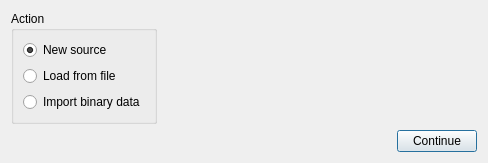
<?xml version="1.0" encoding="UTF-8"?>
<ui version="4.0">
 <class>SourceSelectDialog</class>
 <widget class="QDialog" name="SourceSelectDialog">
  <property name="geometry">
   <rect>
    <x>0</x>
    <y>0</y>
    <width>488</width>
    <height>157</height>
   </rect>
  </property>
  <property name="windowTitle">
   <string>Select source</string>
  </property>
  <layout class="QVBoxLayout" name="verticalLayout_3">
   <item>
    <layout class="QHBoxLayout" name="horizontalLayout_3">
     <item>
      <widget class="QGroupBox" name="groupBox">
       <property name="title">
        <string>Action</string>
       </property>
       <layout class="QVBoxLayout" name="verticalLayout">
        <item>
         <widget class="QRadioButton" name="newRadio">
          <property name="text">
           <string>New source</string>
          </property>
          <property name="checked">
           <bool>true</bool>
          </property>
         </widget>
        </item>
        <item>
         <widget class="QRadioButton" name="loadRadio">
          <property name="text">
           <string>Load from file</string>
          </property>
         </widget>
        </item>
        <item>
         <widget class="QRadioButton" name="binRadio">
          <property name="text">
           <string>Import binary data</string>
          </property>
         </widget>
        </item>
        <item>
         <spacer name="verticalSpacer_2">
          <property name="orientation">
           <enum>Qt::Vertical</enum>
          </property>
          <property name="sizeHint" stdset="0">
           <size>
            <width>20</width>
            <height>40</height>
           </size>
          </property>
         </spacer>
        </item>
       </layout>
      </widget>
     </item>
     <item>
      <widget class="QStackedWidget" name="stack">
       <property name="currentIndex">
        <number>0</number>
       </property>
       <widget class="QWidget" name="page"/>
       <widget class="QWidget" name="page_2">
        <layout class="QVBoxLayout" name="verticalLayout_2">
         <item>
          <spacer name="verticalSpacer_3">
           <property name="orientation">
            <enum>Qt::Vertical</enum>
           </property>
           <property name="sizeHint" stdset="0">
            <size>
             <width>20</width>
             <height>0</height>
            </size>
           </property>
          </spacer>
         </item>
         <item>
          <layout class="QHBoxLayout" name="horizontalLayout_2">
           <item>
            <widget class="QCheckBox" name="structBox">
             <property name="enabled">
              <bool>false</bool>
             </property>
             <property name="text">
              <string>Packet structure</string>
             </property>
             <property name="checked">
              <bool>true</bool>
             </property>
            </widget>
           </item>
           <item>
            <widget class="QCheckBox" name="dataBox">
             <property name="enabled">
              <bool>true</bool>
             </property>
             <property name="text">
              <string>Data</string>
             </property>
             <property name="checked">
              <bool>true</bool>
             </property>
            </widget>
           </item>
           <item>
            <widget class="QCheckBox" name="widgetBox">
             <property name="enabled">
              <bool>true</bool>
             </property>
             <property name="text">
              <string>Widgets</string>
             </property>
             <property name="checked">
              <bool>true</bool>
             </property>
            </widget>
           </item>
          </layout>
         </item>
         <item>
          <layout class="QHBoxLayout" name="horizontalLayout" stretch="0,0">
           <item>
            <widget class="QLineEdit" name="fileEdit">
             <property name="enabled">
              <bool>true</bool>
             </property>
            </widget>
           </item>
           <item>
            <widget class="QPushButton" name="loadBrowse">
             <property name="enabled">
              <bool>true</bool>
             </property>
             <property name="text">
              <string>Browse</string>
             </property>
             <property name="autoDefault">
              <bool>false</bool>
             </property>
            </widget>
           </item>
          </layout>
         </item>
         <item>
          <spacer name="verticalSpacer">
           <property name="orientation">
            <enum>Qt::Vertical</enum>
           </property>
           <property name="sizeHint" stdset="0">
            <size>
             <width>20</width>
             <height>0</height>
            </size>
           </property>
          </spacer>
         </item>
        </layout>
       </widget>
       <widget class="QWidget" name="page_3">
        <layout class="QVBoxLayout" name="verticalLayout_4">
         <item>
          <layout class="QHBoxLayout" name="horizontalLayout_5">
           <item>
            <widget class="QLineEdit" name="importEdit"/>
           </item>
           <item>
            <widget class="QPushButton" name="importBrowse">
             <property name="text">
              <string>Browse</string>
             </property>
            </widget>
           </item>
          </layout>
         </item>
        </layout>
       </widget>
      </widget>
     </item>
    </layout>
   </item>
   <item>
    <layout class="QHBoxLayout" name="horizontalLayout_4">
     <item>
      <spacer name="horizontalSpacer">
       <property name="orientation">
        <enum>Qt::Horizontal</enum>
       </property>
       <property name="sizeHint" stdset="0">
        <size>
         <width>40</width>
         <height>20</height>
        </size>
       </property>
      </spacer>
     </item>
     <item>
      <widget class="QPushButton" name="contButton">
       <property name="text">
        <string>Continue</string>
       </property>
       <property name="default">
        <bool>true</bool>
       </property>
      </widget>
     </item>
    </layout>
   </item>
  </layout>
 </widget>
 <resources/>
 <connections/>
</ui>
